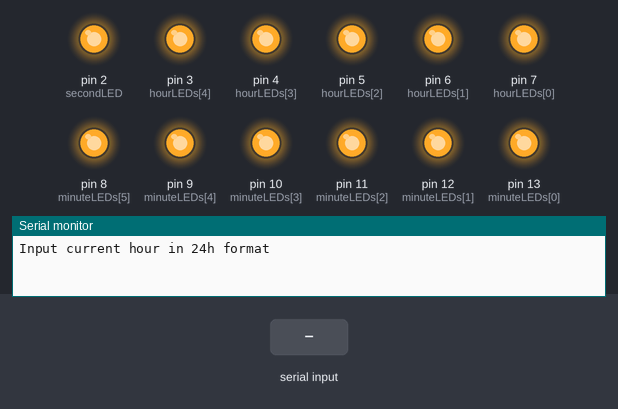
A sketch run on a simulated Arduino Uno, built with avr-gcc and run on an emulated ATmega328P. Shown: output pins drawn as LEDs (lit = HIGH), the last lines printed to the serial monitor. Dashed ring = blinking. The test bench sets the inputs (shaded band).

Above: at 0.9 s.
1.0 s: "90,45\n" received over Serial
2.5 s: "5\n" received over Serial
4.0 s: "5\n" received over Serial
At 4.6 s:
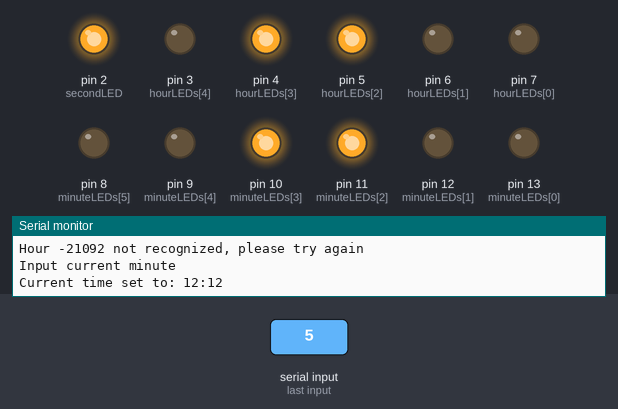
At 6.8 s:
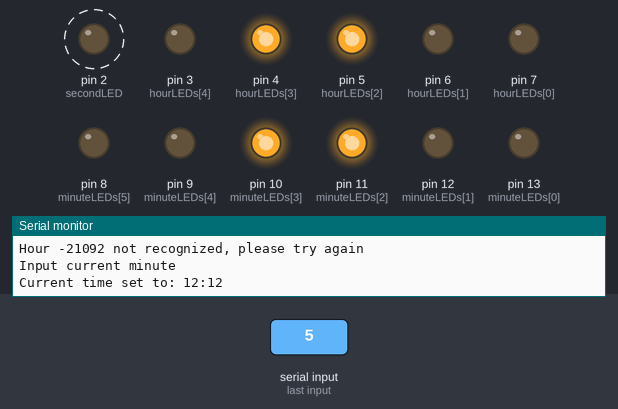
Timing chart, 0 to 13.0 s (numbered marks = the images above; inputs shaded):
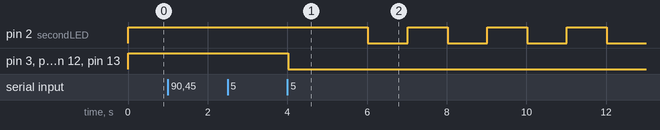

The sketch:

BinaryClock.ino
```cpp
#include <Time.h>                                         // This is the Time function provided by Arduino.cc all credit goes to them

int hourLEDs [] = {7, 6, 5, 4, 3};                        // Pins for Hour LEDs 7 = bit 1, 3 = bit 16
int minuteLEDs [] = {13, 12, 11, 10, 9, 8};               // Pins for Minute LEDs 13 = bit 1, 8 = bit 32
int secondLED = 2;                                        // Pin for Second indicator LED
int allLEDs[] = {13, 12, 11, 10, 9, 8, 7, 6, 5, 4, 3, 2}; // All pins used by LEDs for notifing when an hour passes as well as testing on power up
int setMinute = 0;                                        // Default for getting the current time by user input over Serial 9600 baud
int setHour = 0;                                          // Same as above
int currentSecLed = 0;                                    // Varriable for current status of the secondLED 1 = on 0 = off
int previousSec = 0;                                      // Varriable for the previous second's value

void setup() {
  Serial.begin(9600);                                     // Begin serial connection for input of current time and diagnostics
  for (int x = 0; x < 16; x++) {                          // Go through each pin in the array
    pinMode(allLEDs[x], OUTPUT);                          // Set pin x to output for LED
    digitalWrite(allLEDs[x], HIGH);                       // Set pin x to light the LED for startup diagnostics
  }
  serialSetTime();                                        // Jump to function to set the current time via user input over serial
}

void loop() {
  if (minute() == 0 && second() == 0) {                   // If the hour just changed:
    for (int i = 0; i < hour(); i++) {                    // Count 1 for each Hour currently passed in the day
      for (int x = 0; x < 16; x++) {                      // Count 1 for each LED in the array
        digitalWrite(allLEDs[x], HIGH);                   // Turn the current LED on
        delay(50);                                        // Wait .05 sec
        digitalWrite(allLEDs[x],LOW);                     // Turn the current LED off
      }
    }
  }
  time_t t = now();                                       // Get current time and store it to variable t
  for (int x = 0; x < 5; x++) {                           // Count 1 for each Hour LED
    digitalWrite(hourLEDs[x], bitRead(hour(t), x));       // Turn on LED if 1 Turn off LED if 0
  }
  for (int x = 0; x < 6; x++) {                           // Count 1 for each Minute LED
    digitalWrite(minuteLEDs[x], bitRead(minute(t), x));   // Turn on LED if 1 Turn off LED if 0
  }
  if (previousSec != second()) {                          // If saved value in previousSec is not equil to the current Second:
    previousSec = second();                               // Save current Second to the previousSec variable
    if (currentSecLed == 0) {                             // If the Second LED is off:
      digitalWrite(secondLED, HIGH);                      // Turn on the LED for Second indicator
      currentSecLed = 1;                                  // Value of currentSecLed is now in the on state
    } else {                                              // If the Second LED is not off:
      digitalWrite(secondLED, LOW);                       // Turn off the LED for Second indicator
      currentSecLed = 0;                                  // Value of currentSecLed is now in the off state
    }
  }
}

void serialSetTime() {                                    // Function to set the current time by Serial input from user
  Serial.println("Input current hour in 24h format");     // Print instruction
  while(setHour == 0) {                                   // While the variable has not been set
    while (Serial.available() > 0){                       // While there is data to be read by the user input
      setHour *= 10;                                      // Multiply current value by 10 for character spacing
      setHour += (Serial.read() - '0');                   // Add the value of the current user space to the set hour space
      delay(5);                                           // Wait .05 sec as any less of a wait and it will only capture 1 character
    }
    if (setHour < 0 || setHour > 23) {                    // If the value in not within standard hour timing:
      Serial.print("Hour ");Serial.print(setHour);Serial.println(" not recognized, please try again"); // Notify user to try again
      setHour = 0;                                        // Reset variable to continue while statement
    }
  }
  Serial.println("Input current minute");                 // Print instruction
  while(setMinute == 0) {                                 // While the variable has not been set
    while (Serial.available() > 0){                       // While there is data to be read by the user input
      setMinute *= 10;                                    // Multiply current value by 10 for character spacing
      setMinute += (Serial.read() - '0');                 // Add the value of the current user space to the set minute space
      delay(5);                                           // Wait .05 sec as any less of a wait and it will only capture 1 character
    }
    if (setMinute < 0 || setMinute > 59) {                // If the value in not within standard hour timing:
      Serial.print("Minute ");Serial.print(setMinute);Serial.println(" not recognized, please try again"); // Notify user to try again
      setMinute = 0;                                      // Reset variable to continue while statement
    }
  }
  Serial.print("Current time set to: ");Serial.print(setHour);Serial.print(":");Serial.print(setMinute); // Print current time gathered from user input
  setTime(setHour, setMinute, 0, 0, 0, 0);                // Set the time function to current time from user
}
```

Measured:
- after the input at 4.0 s, pin 2 (secondLED): alternates HIGH for 1.0 s and LOW for 1.0 s, starting after 2.0 s; pin 3 (hourLEDs[4]), pin 6 (hourLEDs[1]), pin 7 (hourLEDs[0]), pin 8 (minuteLEDs[5]), pin 9 (minuteLEDs[4]), pin 12 (minuteLEDs[1]), pin 13 (minuteLEDs[0]): HIGH → LOW at once
